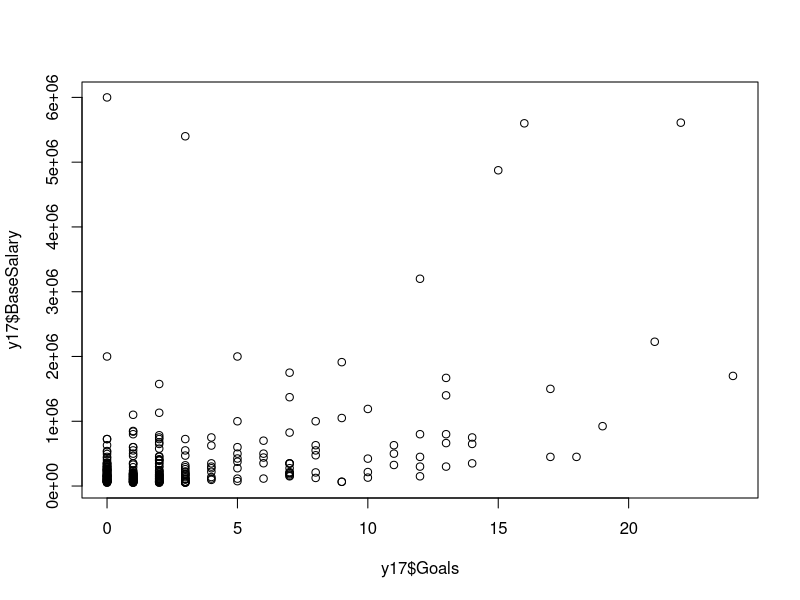

Source code (R):

y16 = read.table("clean/2016.csv", header = TRUE, sep = ",")
y17 = read.table("clean/2017.csv", header = TRUE, sep = ",")

summary(y16)
summary(y17)

plot(y17$Goals, y17$BaseSalary)

